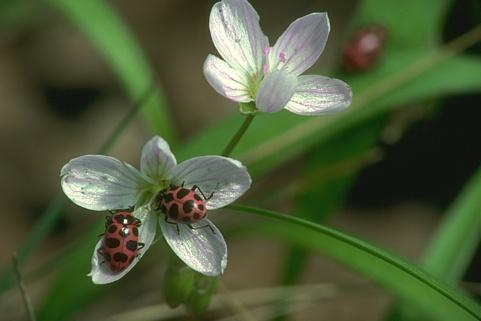
#> input picture LadyBug.jpg, 481 x 321 px
$ python 'Image Sobel Detector.py'
#> lines starting #> are read from the running program, lines starting #| are printed output that depends on the picture

import numpy as np

import matplotlib.pyplot as plt

import matplotlib.image as mpimg

import numpy as np

import math

from PIL import Image

import imageio

import time

#supplemental functions

#starting by implementing convolution function focusing on kernel of the original image

def ConvolutionFunction(OriginalImage, Kernel):

	#the image.shape[0] of the original image represents its height

	ImageHeight = OriginalImage.shape[0]
#> ImageHeight = 321

	#the image.shape[1] of the original image represents its width

	ImageWidth = OriginalImage.shape[1]
#> ImageWidth = 481

	#since kernel here represents a small 2d matrix to blur the original image

	#We represents Kernel.shape[0] as its height, and Kernel.shape[1] as its width

	KernelHeight = Kernel.shape[0]
#> KernelHeight = 3

	KernelWidth =  Kernel.shape[1]
#> KernelWidth = 3

	#pad numpy arrays within the image

	#we consider OriginalImage as an array

	#if the grayscale image gives three element as the number of channels.


	if(len(OriginalImage.shape) == 3):

		PaddedImage = np.pad(OriginalImage, pad_width = ((KernelHeight // 2, KernelHeight // 2),
		(KernelWidth//2, KernelWidth//2), (0,0)), mode='constant', constant_values=0).astype(np.float32)


		#if the grayscale image gives two element as the number of channels.


	elif (len(OriginalImage.shape) == 2):

		PaddedImage = np.pad(OriginalImage, pad_width = (( KernelHeight // 2,  KernelHeight // 2),
			(KernelWidth//2, KernelWidth//2)), mode='constant', constant_values=0).astype(np.float32)


	#floor division result quotient of Kernel height and width divides by 2

	height = KernelHeight // 2
#> height = 1

	width = KernelWidth // 2
#> width = 1


	#initialize a new array of given shape and type, filled with zeros from padded image

	ConvolvedImage = np.zeros(PaddedImage.shape)

	#sum = 0

	#iterate the image convolution as 2d array as well

	for i in range(height, PaddedImage.shape[0] - height):

		for j in range(width, PaddedImage.shape[1] - width):


			#2D matrix indexes

			x = PaddedImage[i - height:i-height + KernelHeight, j-width:j-width + KernelWidth]

			#use flaten() to return a copy of the array collapsed into one dimension.

			x = x.flatten() * Kernel.flatten()

			#pass the sum of the array elements into the convolved image matrix

			ConvolvedImage[i][j] = x.sum()

	#assign endpoints of height and width in the 2D matrix

	HeightEndPoint = -height
#> HeightEndPoint = -1

	WidthEndPoint  = -width
#> WidthEndPoint = -1

	#when there is no height, return [height, width = width end point]

	if(height == 0):

		return ConvolvedImage[height:, width : WidthEndPoint]

	#when there is no width, return [height = height end point, width ]

	if(width  == 0):

		return ConvolvedImage[height: HeightEndPoint, width:]

	#return the convolved image

	return ConvolvedImage[height: HeightEndPoint,  width: WidthEndPoint]

#SobelImage function implementation


def SobelImage(image):

	image = Image.open(image).convert('L')

	image = np.asarray(image)

	FilteredImage = np.zeros_like(image, dtype=np.float32)

	X =  ConvolutionFunction(image, np.array([[-1,-2,-1],[0,0,0],[1,2,1]]))

	Y =  ConvolutionFunction(image, np.array([[-1,0,1],[-2,0,2],[-1,0,1]]))
#> after the loop in ConvolutionFunction (call 2), `for i in range(height, PaddedImage.shape[0] - height):`:
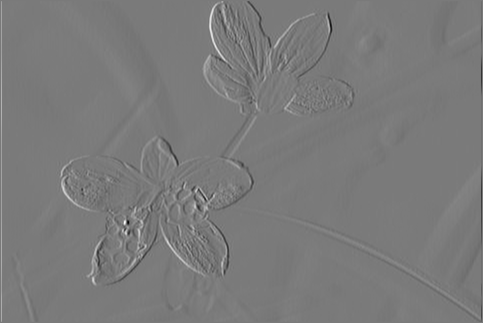
#> ConvolvedImage: shape (323, 483) float64; min -764, max 822, mean -0.2; drawn with min black and max white

	Magnitude = np.sqrt(X**2 + Y**2)

	Orientation = np.arctan(Y , X)

	return (Magnitude.astype(np.uint8), Orientation.astype(np.uint8))


#Driver/Testing code

#Compute Sobel edge filter on ”LadyBug.jpg” and save as ”5a.png” and ”5b.png”.


a = SobelImage('LadyBug.jpg')[0]

plt.imshow(a, cmap='gray')

plt.imsave('5a.png', a, cmap = 'gray')


b = SobelImage('LadyBug.jpg')[1]

plt.imshow(a, cmap= 'gray')

plt.imsave('5b.png',b, cmap= 'gray')

#out of range if greater than 1

#extra testing


b = SobelImage('TightRope.png')[0]
#> call 3 of SobelImage, with image = 'TightRope.png'
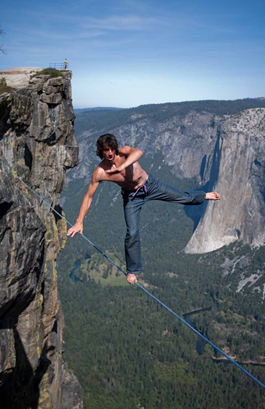
#> input picture TightRope.png, 265 x 409 px
#> after the loop in ConvolutionFunction (call 6), `for i in range(height, PaddedImage.shape[0] - height):`:
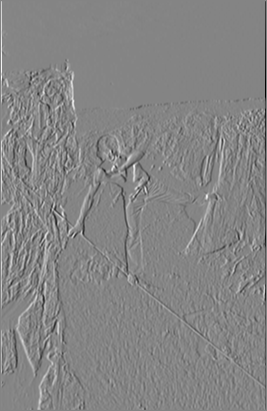
#> ConvolvedImage: shape (411, 267) float64; min -736, max 676, mean 0.4; drawn with min black and max white
#> in SobelImage (call 3), `Magnitude = np.sqrt(X**2 + Y**2)`:
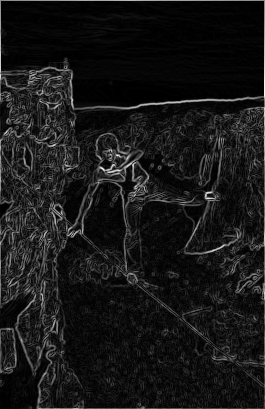
#> Magnitude: shape (409, 265) float64; min 0, max 753.5, mean 70.6; drawn with min black and max white
#> in SobelImage (call 3), `Orientation = np.arctan(Y , X)`:
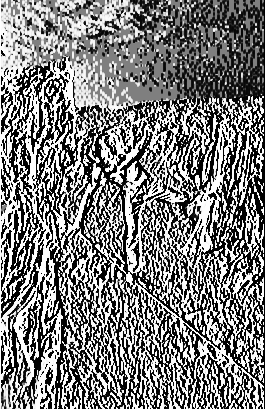
#> Orientation: shape (409, 265) float64; min -1.57, max 1.57, mean -0.0105; drawn with min black and max white
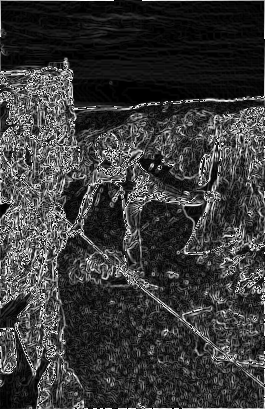
#> b: shape (409, 265); min 0, max 255, mean 57.6

plt.imshow(b, cmap='gray')

plt.imsave('S2Q3E0.png', b, cmap = 'gray')


c = SobelImage('TightRope.png')[1]
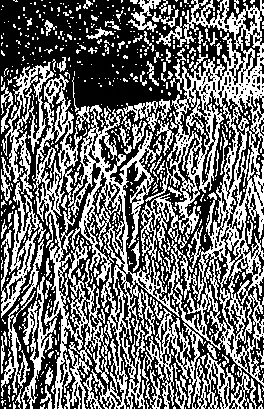
#> c: shape (409, 265); min 0, max 255, mean 111.8

plt.imshow(c, cmap='gray')

plt.imsave('S2Q3E1.png', c, cmap = 'gray')
